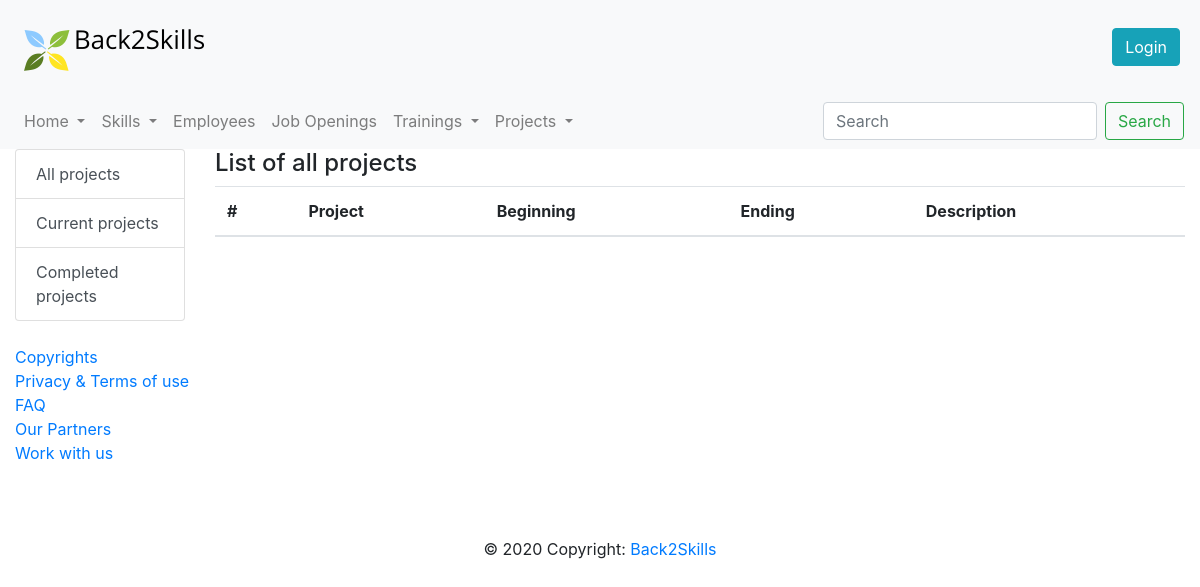
Page /projects/all on the earlier database version.
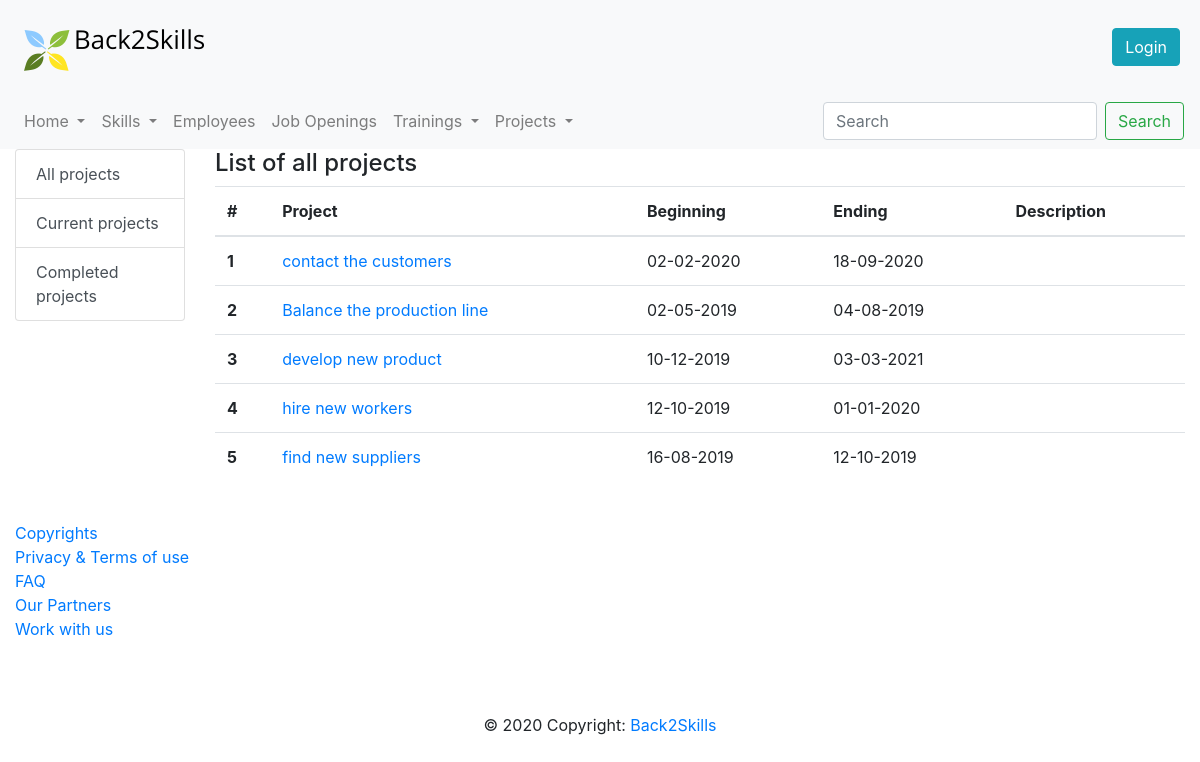
Same page on the later database version.
### database.py (models this page shows)
class Project(db.Model):
    __tablename__ = 'project'
    id = db.Column(db.Integer, primary_key=True)
    name = db.Column(db.String)
    description = db.Column(db.String)
    starting_date = db.Column(db.String)
    ending_date = db.Column(db.String)
    employee = db.relationship("Employee", secondary="employee_project")
    skill = db.relationship("Skill", secondary="project_skill")
    supervisor = db.Column(db.Integer, db.ForeignKey('employee.id'))

### app.py (the view)
@app.route('/projects/<period>')
def projects(period):
    if period == "past":
        projects_list = get_past_projects()
    elif period == "current":
        projects_list = get_current_projects()
    else:
        projects_list = get_projects()
    projects_list.sort(key=lambda x: x.starting_date)
    return render_template('projects.html', projects=projects_list, period=period)

### database.py (called while the page is built)
def get_projects():
    projects=Project.query.all()
    projects.sort(key=lambda x: x.name)
    return projects

### templates/projects.html (shortened to what this page needs)
{% extends "layout.html" %}
 {% block pageContent %}
        <div class="row">
        <div class="col-md-2">
          <div class="content-section">
              <div class="list-group">
                  <a href="/projects/all" class="list-group-item list-group-item-action">All projects</a>
                  <a href="/projects/current" class="list-group-item list-group-item-action">Current projects</a>
                  <a href="/projects/past" class="list-group-item list-group-item-action">Completed projects</a>
              </div>
          </div>
        </div>
          <div class="col-md-10">
              {% block sectionContent %}
                  <h4>List of {{ period }} projects</h4>
                  <div class="table-responsive">
                      <table class="table table-hover">
                          <thead>
                            <tr>
                              <th scope="col">#</th>
                              <th scope="col">Project</th>
                              <th scope="col">Beginning</th>
                              <th scope="col">Ending</th>
                              <th scope="col">Description</th>
                            </tr>
                          </thead>
                          <tbody>
                            {% for project in projects %}
                                <tr>
                                  <th scope="row">{{loop.index}}</th>
                                  <td><a href="/project/{{ project.id }}"> {{ project.name }} </a></td>
                                  <td>{{ project.starting_date }}</td>
                                  <td>{{ project.ending_date }}</td>
                                  <td>{{ project.description }}</td>
                                </tr>
                            {% endfor %}
                          </tbody>
                      </table>
                  </div>
              {% endblock %}
          </div>
      </div>
 {% endblock %}

### templates/layout.html (shortened to what this page needs)
<!DOCTYPE html>
<html lang="en">
<head>
    <link rel="stylesheet" href="{{ url_for('static',filename='css/bootstrap.css') }}" >
    <link rel="stylesheet" href="{{ url_for('static',filename='css/bootstrap-override.css') }}" >
</head>
<body>
    <header>
        <nav class="navbar navbar-expand-lg navbar-light bg-light" id="loginNavbar">
            <a class="navbar-brand" href="/home"><img src="/static/images/Logosmall.png" alt=""></a>
                {% if session.get('id') %}
                    <button class="btn btn-danger ml-auto">Logout</button>
                    <a href="/user" class="btn btn-info ml-auto mr-1" role="button">My Profile</a>
                {% else %}
                    <a href="/login" class="btn btn-info ml-auto mr-1" role="button">Login</a>
                {% endif %}
        </nav>
        <nav class="navbar navbar-expand-lg navbar-light bg-light" id="menuNavbar">
          <div class="collapse navbar-collapse" id="navbarSupportedContent">
              <ul class="navbar-nav mr-auto">
                  <li class="nav-item dropdown">
                    <a class="nav-link dropdown-toggle" href="#" id="homepageDropdown" role="button" data-toggle="dropdown" aria-haspopup="true" aria-expanded="false">
                      Home
                    </a>
                  </li>
                  <li class="nav-item dropdown">
                    <a class="nav-link dropdown-toggle" href="/skills" id="skillsDropdown" role="button" data-toggle="dropdown" aria-haspopup="true" aria-expanded="false">
                      Skills
                    </a>
                  </li>
                  <li class="nav-item">
                    <a class="nav-link" href="/employees" id="employeesButton" role="button" aria-haspopup="true" aria-expanded="false">
                      Employees
                    </a>
                  </li>
                  <li class="nav-item">
                    <a class="nav-link" href="/jobs" id="jobsButton" role="button" aria-haspopup="true" aria-expanded="false">
                      Job Openings
                    </a>
                  </li>
                  <li class="nav-item dropdown">
                    <a class="nav-link dropdown-toggle" href="#" id="trainingsDropdown" role="button" data-toggle="dropdown" aria-haspopup="true" aria-expanded="false">
                      Trainings
                    </a>
                  </li>
                    <li class="nav-item dropdown">
                        <a class="nav-link dropdown-toggle" href="#" id="projectsDropdown" role="button" data-toggle="dropdown" aria-haspopup="true" aria-expanded="false">
                          Projects
                        </a>
                    </li>
            </ul>
            <form class="form-inline my-2 my-lg-0">
              <input class="form-control mr-sm-2" type="search" placeholder="Search" aria-label="Search">
              <button class="btn btn-outline-success my-2 my-sm-0" type="submit">Search</button>
            </form>
          </div>
        </nav>
    </header>
    <main role="main" id="main-container">
        {% block pageContent %}
        {% endblock %}
    </main>
</body>
<footer class="page-footer font-small blue pt-4">
  <div class="container-fluid text-center text-md-left">
    <div class="row">
      <div class="col-md-3 mb-md-0 mb-3">
        <ul class="list-unstyled">
          <li>
            <a href="#!">Copyrights</a>
          </li>
          <li>
            <a href="#!">Privacy & Terms of use</a>
          </li>
          <li>
            <a href="#!">FAQ</a>
          </li>
          <li>
            <a href="#!">Our Partners</a>
          </li>
          <li>
            <a href="#!">Work with us</a>
          </li>
        </ul>
      </div>
  </div>
  <div class="container">
    <ul class="list-unstyled list-inline text-center">
      <li class="list-inline-item">
      </li>
      <li class="list-inline-item">
      </li>
      <li class="list-inline-item">
      </li>
      <li class="list-inline-item">
      </li>
    </ul>
  </div>
  <div class="footer-copyright text-center py-3">© 2020 Copyright:
    <a href=""> Back2Skills</a>
  </div>
</footer>
</html>

Differences in the rows shown:
added Project: name "contact the customers", starting_date "02-02-2020", ending_date "18-09-2020"
added Project: name "Balance the production line", starting_date "02-05-2019", ending_date "04-08-2019"
added Project: name "develop new product", starting_date "10-12-2019", ending_date "03-03-2021"
added Project: name "hire new workers", starting_date "12-10-2019", ending_date "01-01-2020"
added Project: name "find new suppliers", starting_date "16-08-2019", ending_date "12-10-2019"
